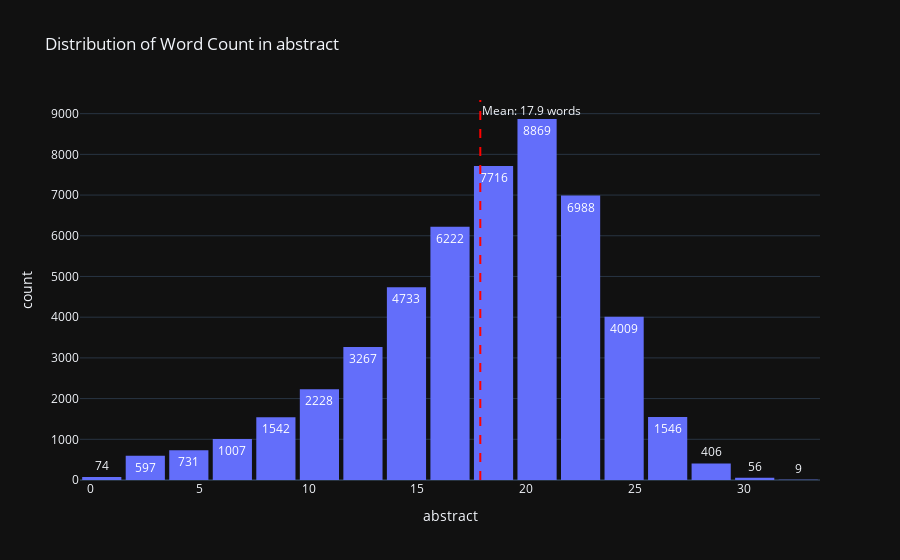
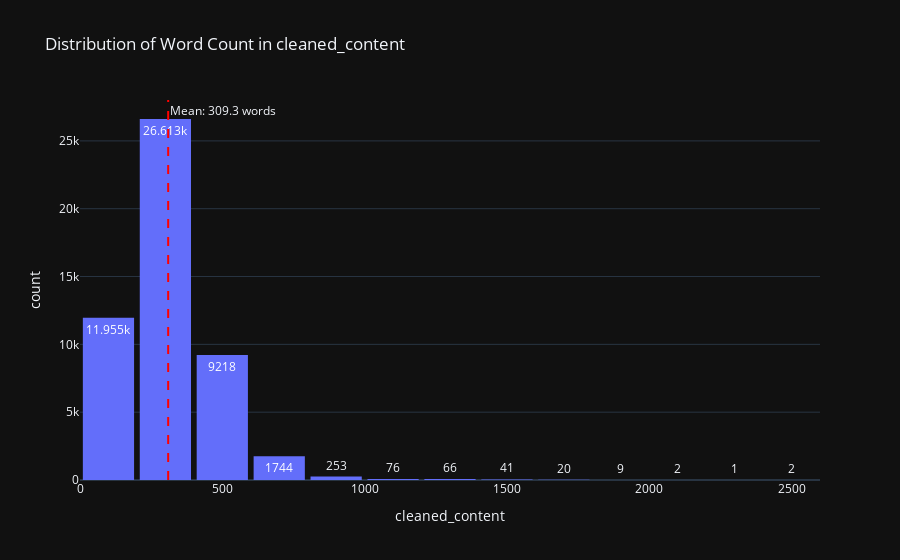

Notebook code cell kept with these figures, in order:
### Code cell
# Plot word count distributions for text columns
columns_to_plot_word_count = [
    'abstract',
    'cleaned_content'
]

# Plot word count distributions
for col in columns_to_plot_word_count:
    plot_word_count_distribution(job_df, col)

### Figure 1 — Plotly figure (JSON) as saved in the notebook; plotly's stock layout.template omitted (floating-point values rounded to 4 significant figures; data arrays with more than 128 entries replaced by an {"elided": "..."} marker saying what was removed)
{"data": [{"bingroup": "x", "hovertemplate": "abstract=%{x}<br>count=%{y}<extra></extra>", "legendgroup": "", "marker": {"color": "#636efa", "pattern": {"shape": ""}}, "name": "", "nbinsx": 20, "orientation": "v", "showlegend": false, "texttemplate": "%{value}", "x": {"elided": "50000 int values"}, "xaxis": "x", "yaxis": "y", "type": "histogram"}], "layout": {"xaxis": {"anchor": "y", "domain": [0.0, 1.0], "title": {"text": "abstract"}}, "yaxis": {"anchor": "x", "domain": [0.0, 1.0], "title": {"text": "count"}}, "legend": {"tracegroupgap": 0}, "title": {"text": "Distribution of Word Count in abstract"}, "barmode": "relative", "shapes": [{"line": {"color": "red", "dash": "dash"}, "type": "line", "x0": 17.89, "x1": 17.89, "xref": "x", "y0": 0, "y1": 1, "yref": "y domain"}], "annotations": [{"showarrow": false, "text": "Mean: 17.9 words", "x": 17.89, "xanchor": "left", "xref": "x", "y": 1, "yanchor": "top", "yref": "y domain"}], "bargap": 0.1}}

### Figure 2 — Plotly figure (JSON) as saved in the notebook; plotly's stock layout.template omitted (floating-point values rounded to 4 significant figures; data arrays with more than 128 entries replaced by an {"elided": "..."} marker saying what was removed)
{"data": [{"bingroup": "x", "hovertemplate": "cleaned_content=%{x}<br>count=%{y}<extra></extra>", "legendgroup": "", "marker": {"color": "#636efa", "pattern": {"shape": ""}}, "name": "", "nbinsx": 20, "orientation": "v", "showlegend": false, "texttemplate": "%{value}", "x": {"elided": "50000 int values"}, "xaxis": "x", "yaxis": "y", "type": "histogram"}], "layout": {"xaxis": {"anchor": "y", "domain": [0.0, 1.0], "title": {"text": "cleaned_content"}}, "yaxis": {"anchor": "x", "domain": [0.0, 1.0], "title": {"text": "count"}}, "legend": {"tracegroupgap": 0}, "title": {"text": "Distribution of Word Count in cleaned_content"}, "barmode": "relative", "shapes": [{"line": {"color": "red", "dash": "dash"}, "type": "line", "x0": 309.3, "x1": 309.3, "xref": "x", "y0": 0, "y1": 1, "yref": "y domain"}], "annotations": [{"showarrow": false, "text": "Mean: 309.3 words", "x": 309.3, "xanchor": "left", "xref": "x", "y": 1, "yanchor": "top", "yref": "y domain"}], "bargap": 0.1}}
